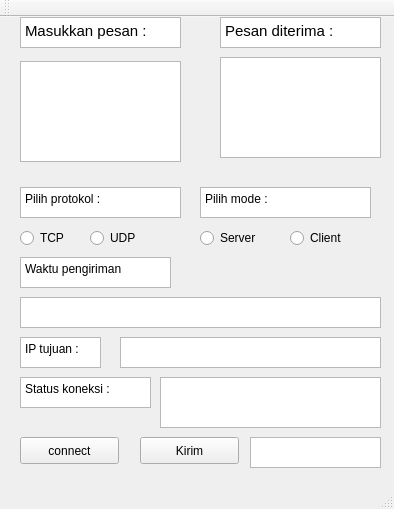
<?xml version="1.0" encoding="UTF-8"?>
<ui version="4.0">
 <class>MainWindow</class>
 <widget class="QMainWindow" name="MainWindow">
  <property name="geometry">
   <rect>
    <x>0</x>
    <y>0</y>
    <width>394</width>
    <height>509</height>
   </rect>
  </property>
  <property name="windowTitle">
   <string>MainWindow</string>
  </property>
  <widget class="QWidget" name="centralWidget">
   <widget class="QRadioButton" name="Tcp">
    <property name="geometry">
     <rect>
      <x>20</x>
      <y>210</y>
      <width>71</width>
      <height>22</height>
     </rect>
    </property>
    <property name="text">
     <string>TCP</string>
    </property>
    <attribute name="buttonGroup">
     <string notr="true">buttonGroup</string>
    </attribute>
   </widget>
   <widget class="QRadioButton" name="Udp">
    <property name="geometry">
     <rect>
      <x>90</x>
      <y>210</y>
      <width>71</width>
      <height>22</height>
     </rect>
    </property>
    <property name="text">
     <string>UDP</string>
    </property>
    <attribute name="buttonGroup">
     <string notr="true">buttonGroup</string>
    </attribute>
   </widget>
   <widget class="QTextEdit" name="Pesan_terkirim">
    <property name="geometry">
     <rect>
      <x>20</x>
      <y>44</y>
      <width>161</width>
      <height>101</height>
     </rect>
    </property>
   </widget>
   <widget class="QTextEdit" name="textEdit">
    <property name="geometry">
     <rect>
      <x>20</x>
      <y>0</y>
      <width>161</width>
      <height>31</height>
     </rect>
    </property>
    <property name="html">
     <string>&lt;!DOCTYPE HTML PUBLIC &quot;-//W3C//DTD HTML 4.0//EN&quot; &quot;http://www.w3.org/TR/REC-html40/strict.dtd&quot;&gt;
&lt;html&gt;&lt;head&gt;&lt;meta name=&quot;qrichtext&quot; content=&quot;1&quot; /&gt;&lt;style type=&quot;text/css&quot;&gt;
p, li { white-space: pre-wrap; }
&lt;/style&gt;&lt;/head&gt;&lt;body style=&quot; font-family:'Ubuntu'; font-size:11pt; font-weight:400; font-style:normal;&quot;&gt;
&lt;p style=&quot; margin-top:0px; margin-bottom:0px; margin-left:0px; margin-right:0px; -qt-block-indent:0; text-indent:0px;&quot;&gt;Masukkan pesan :&lt;/p&gt;&lt;/body&gt;&lt;/html&gt;</string>
    </property>
   </widget>
   <widget class="QPlainTextEdit" name="plainTextEdit_2">
    <property name="geometry">
     <rect>
      <x>20</x>
      <y>170</y>
      <width>161</width>
      <height>31</height>
     </rect>
    </property>
    <property name="readOnly">
     <bool>true</bool>
    </property>
    <property name="plainText">
     <string>Pilih protokol :</string>
    </property>
   </widget>
   <widget class="QPushButton" name="Kirim">
    <property name="geometry">
     <rect>
      <x>140</x>
      <y>420</y>
      <width>99</width>
      <height>27</height>
     </rect>
    </property>
    <property name="text">
     <string>Kirim</string>
    </property>
   </widget>
   <widget class="QPlainTextEdit" name="plainTextEdit_3">
    <property name="geometry">
     <rect>
      <x>20</x>
      <y>240</y>
      <width>151</width>
      <height>31</height>
     </rect>
    </property>
    <property name="readOnly">
     <bool>true</bool>
    </property>
    <property name="plainText">
     <string>Waktu pengiriman</string>
    </property>
   </widget>
   <widget class="QPlainTextEdit" name="plainTextEdit_5">
    <property name="geometry">
     <rect>
      <x>20</x>
      <y>320</y>
      <width>81</width>
      <height>31</height>
     </rect>
    </property>
    <property name="readOnly">
     <bool>true</bool>
    </property>
    <property name="plainText">
     <string>IP tujuan :</string>
    </property>
   </widget>
   <widget class="QTextEdit" name="IP_tujuan">
    <property name="geometry">
     <rect>
      <x>120</x>
      <y>320</y>
      <width>261</width>
      <height>31</height>
     </rect>
    </property>
   </widget>
   <widget class="QPushButton" name="Connect">
    <property name="geometry">
     <rect>
      <x>20</x>
      <y>420</y>
      <width>99</width>
      <height>27</height>
     </rect>
    </property>
    <property name="text">
     <string>connect</string>
    </property>
   </widget>
   <widget class="QPlainTextEdit" name="plainTextEdit_4">
    <property name="geometry">
     <rect>
      <x>20</x>
      <y>360</y>
      <width>131</width>
      <height>31</height>
     </rect>
    </property>
    <property name="readOnly">
     <bool>true</bool>
    </property>
    <property name="plainText">
     <string>Status koneksi :</string>
    </property>
   </widget>
   <widget class="QTextEdit" name="Status_koneksi">
    <property name="geometry">
     <rect>
      <x>160</x>
      <y>360</y>
      <width>221</width>
      <height>51</height>
     </rect>
    </property>
   </widget>
   <widget class="QRadioButton" name="Server">
    <property name="geometry">
     <rect>
      <x>200</x>
      <y>210</y>
      <width>81</width>
      <height>22</height>
     </rect>
    </property>
    <property name="text">
     <string>Server</string>
    </property>
    <attribute name="buttonGroup">
     <string notr="true">buttonGroup_2</string>
    </attribute>
   </widget>
   <widget class="QRadioButton" name="Client">
    <property name="geometry">
     <rect>
      <x>290</x>
      <y>210</y>
      <width>91</width>
      <height>22</height>
     </rect>
    </property>
    <property name="text">
     <string>Client</string>
    </property>
    <attribute name="buttonGroup">
     <string notr="true">buttonGroup_2</string>
    </attribute>
   </widget>
   <widget class="QPlainTextEdit" name="plainTextEdit_6">
    <property name="geometry">
     <rect>
      <x>200</x>
      <y>170</y>
      <width>171</width>
      <height>31</height>
     </rect>
    </property>
    <property name="readOnly">
     <bool>true</bool>
    </property>
    <property name="plainText">
     <string>Pilih mode :</string>
    </property>
   </widget>
   <widget class="QTextEdit" name="Waktu_pengiriman">
    <property name="geometry">
     <rect>
      <x>20</x>
      <y>280</y>
      <width>361</width>
      <height>31</height>
     </rect>
    </property>
   </widget>
   <widget class="QTextEdit" name="Status_pengiriman">
    <property name="geometry">
     <rect>
      <x>250</x>
      <y>420</y>
      <width>131</width>
      <height>31</height>
     </rect>
    </property>
   </widget>
   <widget class="QTextEdit" name="textEdit_2">
    <property name="geometry">
     <rect>
      <x>220</x>
      <y>0</y>
      <width>161</width>
      <height>31</height>
     </rect>
    </property>
    <property name="html">
     <string>&lt;!DOCTYPE HTML PUBLIC &quot;-//W3C//DTD HTML 4.0//EN&quot; &quot;http://www.w3.org/TR/REC-html40/strict.dtd&quot;&gt;
&lt;html&gt;&lt;head&gt;&lt;meta name=&quot;qrichtext&quot; content=&quot;1&quot; /&gt;&lt;style type=&quot;text/css&quot;&gt;
p, li { white-space: pre-wrap; }
&lt;/style&gt;&lt;/head&gt;&lt;body style=&quot; font-family:'Ubuntu'; font-size:11pt; font-weight:400; font-style:normal;&quot;&gt;
&lt;p style=&quot; margin-top:0px; margin-bottom:0px; margin-left:0px; margin-right:0px; -qt-block-indent:0; text-indent:0px;&quot;&gt;Pesan diterima :&lt;/p&gt;&lt;/body&gt;&lt;/html&gt;</string>
    </property>
   </widget>
   <widget class="QTextEdit" name="Pesan_diterima">
    <property name="geometry">
     <rect>
      <x>220</x>
      <y>40</y>
      <width>161</width>
      <height>101</height>
     </rect>
    </property>
   </widget>
   <zorder>Tcp</zorder>
   <zorder>Udp</zorder>
   <zorder>textEdit</zorder>
   <zorder>plainTextEdit_2</zorder>
   <zorder>Kirim</zorder>
   <zorder>plainTextEdit_3</zorder>
   <zorder>plainTextEdit_5</zorder>
   <zorder>IP_tujuan</zorder>
   <zorder>Connect</zorder>
   <zorder>plainTextEdit_4</zorder>
   <zorder>Status_koneksi</zorder>
   <zorder>Server</zorder>
   <zorder>Client</zorder>
   <zorder>plainTextEdit_6</zorder>
   <zorder>Waktu_pengiriman</zorder>
   <zorder>Status_pengiriman</zorder>
   <zorder>Pesan_terkirim</zorder>
   <zorder>textEdit_2</zorder>
   <zorder>Pesan_diterima</zorder>
  </widget>
  <widget class="QMenuBar" name="menuBar">
   <property name="geometry">
    <rect>
     <x>0</x>
     <y>0</y>
     <width>394</width>
     <height>25</height>
    </rect>
   </property>
  </widget>
  <widget class="QToolBar" name="mainToolBar">
   <attribute name="toolBarArea">
    <enum>TopToolBarArea</enum>
   </attribute>
   <attribute name="toolBarBreak">
    <bool>false</bool>
   </attribute>
  </widget>
  <widget class="QStatusBar" name="statusBar"/>
 </widget>
 <layoutdefault spacing="6" margin="11"/>
 <resources/>
 <connections/>
 <buttongroups>
  <buttongroup name="buttonGroup"/>
  <buttongroup name="buttonGroup_2"/>
 </buttongroups>
</ui>
